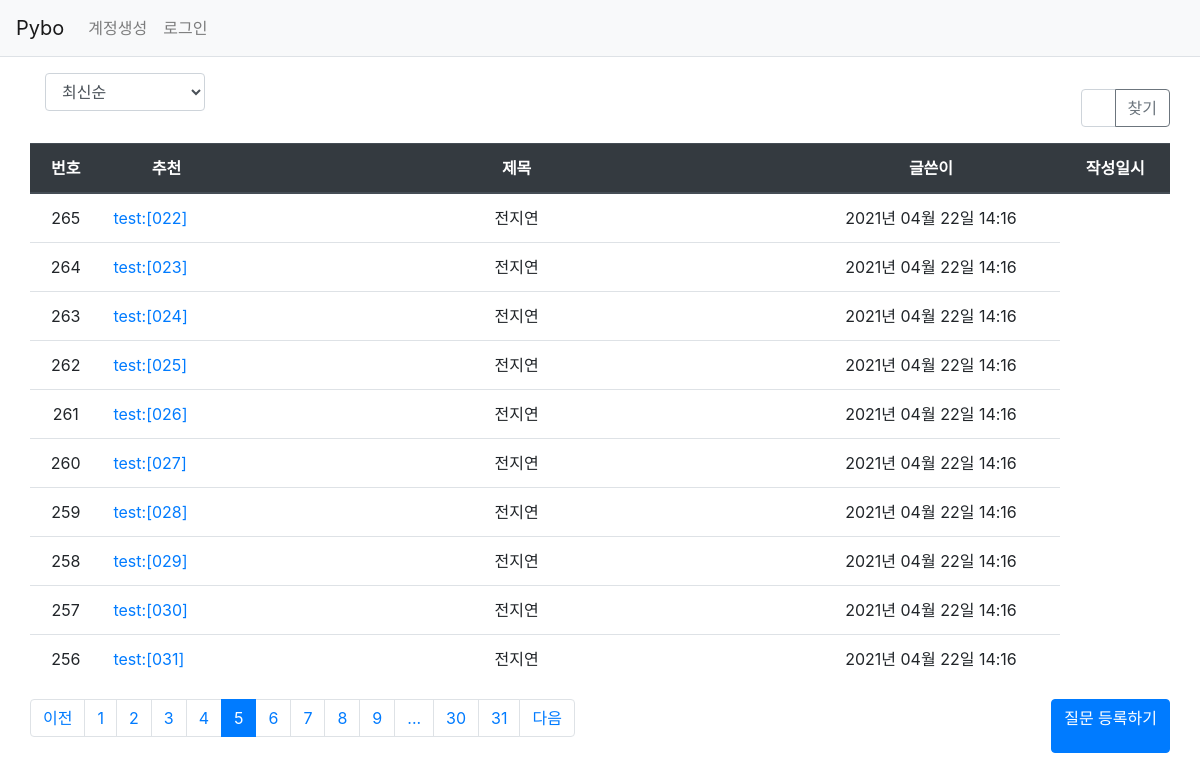
/question/list/?page=5, run on the app's committed database.
### pybo/models.py (models this page shows)
class Question(db.Model):
    id = db.Column(db.Integer, primary_key=True)
    subject = db.Column(db.String(200), nullable=False)
    content = db.Column(db.Text(), nullable=False)
    create_date = db.Column(db.DateTime(), nullable=False)
    user_id = db.Column(db.Integer, db.ForeignKey('user.id', ondelete='CASCADE'), nullable=False)
    user = db.relationship('User', backref=db.backref('question_set'))
    modify_date = db.Column(db.DateTime(), nullable=True) # 수정 날짜 확인
    voter = db.relationship('User', secondary=question_voter, backref=db.backref('question_voter_set'))

class User(db.Model):
    id = db.Column(db.Integer, primary_key=True)
    username = db.Column(db.String(150), unique=True, nullable=False)
    password = db.Column(db.String(200), nullable=False)
    email = db.Column(db.String(120), unique=True, nullable=False)

### pybo/views/question_views.py (the view, shortened to what this page needs)
@bp.route('/list/')
def _list():
    page = request.args.get('page', type=int, default=1)
    print('page',page)
    print('function _list')
    kw = request.args.get('kw', type=str, default='')
    so = request.args.get('so', type=str, default='recent')
    if so == 'recommend':
        sub_query = db.session.query(question_voter.c.question_id, func.count('*').label('num_voter')) \
            .group_by(question_voter.c.question_id).subquery()
        question_list = Question.query \
            .outerjoin(sub_query, Question.id == sub_query.c.question_id) \
            .order_by(sub_query.c.num_voter.desc(), Question.create_date.desc())
    elif so == 'popular':
        sub_query = db.session.query(Answer.question_id, func.count('*').label('num_answer')) \
            .group_by(Answer.question_id).subquery()
        question_list = Question.query \
            .outerjoin(sub_query, Question.id == sub_query.c.question_id) \
            .order_by(sub_query.c.num_answer.desc(), Question.create_date.desc())
    else:  # recent
        question_list = Question.query.order_by(Question.create_date.desc())
    question_list = question_list.paginate(page, per_page=10)
    return render_template('question/question_list.html', question_list=question_list, page=page, kw=kw, so=so)

### pybo/filter.py (called while the page is built)
def format_datetime(value, fmt='%Y년 %m월 %d일 %H:%M'):
    return value.strftime(fmt)

### pybo/views/auth_views.py (called while the page is built)
@bp.before_app_request
def load_logged_in_user():
    user_id = session.get('user_id')
    if user_id is None:
        g.user = None
    else:
        g.user = User.query.get(user_id)

### pybo/templates/question/question_list.html (shortened to what this page needs)
{% extends 'base.html' %}
{% block content %}
<div class="container my-3">
    <div class="row justify-content-between my-3">
        <div class="col-2">
            <select class="form-control so">
                <option value="recent" {% if so=='recent' %}selected{% endif %}>최신순</option>
            </select>
        </div>
    <div class="row justify-content-end my-3">
        <div class="col-4 input-group">
            <input type="text" class="form-control kw" value="{{ kw or '' }}">
            <div class="input-group-append">
                <button class="btn btn-outline-secondary" type="button" id="btn_search">찾기</button>
            </div>
        </div>
    </div>
    <table class="table">
        <thead>
            <tr class="text-center thead-dark">
            <th>번호</th>
            <th>추천</th>
            <th style="width:50%">제목</th>
            <th>글쓴이</th>
            <th>작성일시</th>
        </tr>
        </thead>
        <tbody>
        {% if question_list %}
        {% for question in question_list.items %}
        <tr class="text-center">
            <td>{{ question_list.total - ((question_list.page-1) * question_list.per_page) - loop.index0 }}</td>
            <td class="text-left">
                <a href="{{ url_for('question.detail', question_id=question.id) }}">{{ question.subject }}</a>
            </td>
            <td>{{ question.user.username }}</td>
            <td>{{ question.create_date|datetime }}</td>
        </tr>
        {% endfor %}
        {% else %}
        <tr>
            <td colspan="3">질문이 없습니다.</td>
        </tr>
        {% endif %}
        </tbody>
    </table>
    <ul class="pagination justify-content-center">
        {% if question_list.has_prev %}
        <li class="page-item">
            <a class="page-link" data-page="{{ question_list.prev_num }}" href="#">이전</a>
        </li>
        {% else %}
        <li class="page-item disabled">
            <a class="page-link" tabindex="-1" aria-disabled="true" href="#">이전</a>
        </li>
        {% endif %}
        {% for page_num in question_list.iter_pages() %}
            {% if page_num %}
                {% if page_num != question_list.page %}
                <li class="page-item">
                    <a class="page-link" data-page="{{ page_num }}" href="#">{{ page_num }}</a>
                </li>
                {% else %}
                <li class="page-item active" aria-current="page">
                    <a class="page-link" href="#">{{ page_num }}</a>
                </li>
                {% endif %}
           {% else %}
                <li class="disabled">
                    <a class="page-link" href="#">...</a>
                </li>
           {% endif %}
        {% endfor %}
        {% if question_list.has_next %}
        <li class="page-item">
            <a class="page-link" data-page="{{ question_list.next_num }}" href="#">다음</a>
        </li>
        {% else %}
        <li class="page-item disabled">
            <a class="page-link" tabindex="-1" aria-disabled="true" href="#">다음</a>
        </li>
        {% endif %}
    </ul>
    <a href="{{ url_for('question.create') }}" class="btn btn-primary">질문 등록하기</a>
</div>
{% endblock %}

### data on the page
Question: total "265", subject "test:[022]", user.username "전지연", create_date "2021년 04월 22일 14:16"
Question: total "264", subject "test:[023]", user.username "전지연", create_date "2021년 04월 22일 14:16"
Question: total "263", subject "test:[024]", user.username "전지연", create_date "2021년 04월 22일 14:16"
Question: total "262", subject "test:[025]", user.username "전지연", create_date "2021년 04월 22일 14:16"
Question: total "261", subject "test:[026]", user.username "전지연", create_date "2021년 04월 22일 14:16"
Question: total "260", subject "test:[027]", user.username "전지연", create_date "2021년 04월 22일 14:16"
Question: total "259", subject "test:[028]", user.username "전지연", create_date "2021년 04월 22일 14:16"
Question: total "258", subject "test:[029]", user.username "전지연", create_date "2021년 04월 22일 14:16"
Question: total "257", subject "test:[030]", user.username "전지연", create_date "2021년 04월 22일 14:16"
Question: total "256", subject "test:[031]", user.username "전지연", create_date "2021년 04월 22일 14:16"

### other printed values
{{ page_num }} "1" "2" "3" "4" "6" "7" "8" "9" "30" "31"
{{ page_num }} "5"
